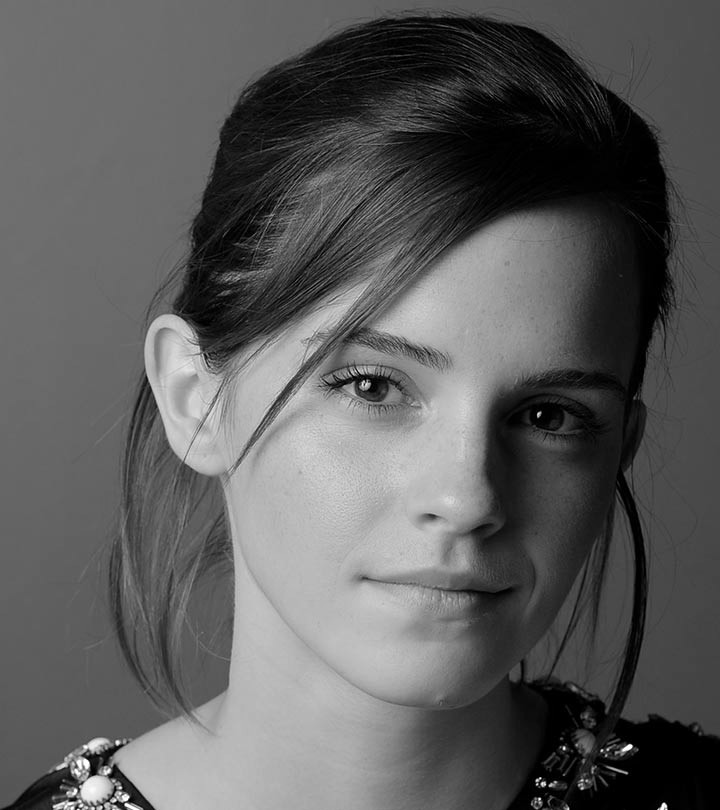
#> input picture emma_gray.jpg, 720 x 810 px, found by its file name
$ jupyter execute Assaignment_Q1.ipynb
#> lines starting #> are read from the running program, lines starting #| are printed output that depends on the picture
[cell 1]
#Question [01]

import cv2 as cv
import matplotlib.pyplot as plt
import numpy as np

f = cv.imread(r'C:\Users\ALPHAXANDER\Downloads\emma_gray.jpg')
#> f is the input picture: shape (810, 720, 3); min 0, max 255, mean 92.2
assert f is not None
t1 = np.linspace(0, 50, 50)
t2 = np.linspace(50,100,0)
t3 = np.linspace(100, 255, 100)
t4 = np.linspace(255,150,0)
t5 = np.linspace(150,255,106)

t = np.concatenate((t1, t2, t3, t4, t5), axis = 0).astype(np.uint8)
assert len(t) == 256

g = cv.LUT(f, t)
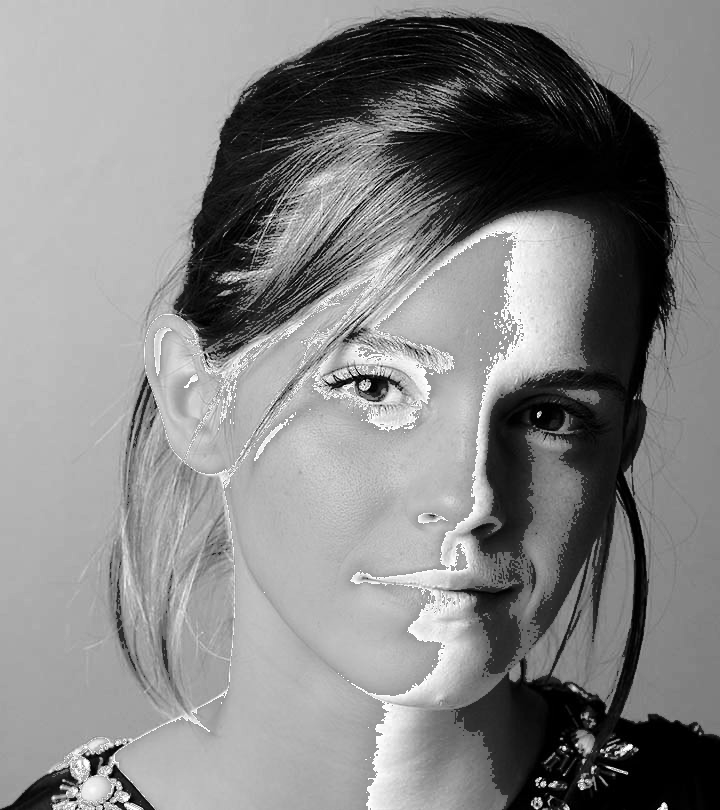
#> g: shape (810, 720, 3); min 0, max 255, mean 133.4
im = cv.cvtColor(g, cv.COLOR_BGR2RGB)

fig, ax = plt.subplots(1,3,figsize=(16,8))

ax[0].plot(t)
ax[0].set_title('Intensity Transformation')
ax[0].set_xlabel('Input intensity')
ax[0].set_ylabel('Output intensity')
ax[0].set_aspect('equal')
ax[1].imshow(f)
ax[1].set_title('The Original image')
ax[2].imshow(g)
ax[2].set_title('Transformed image')
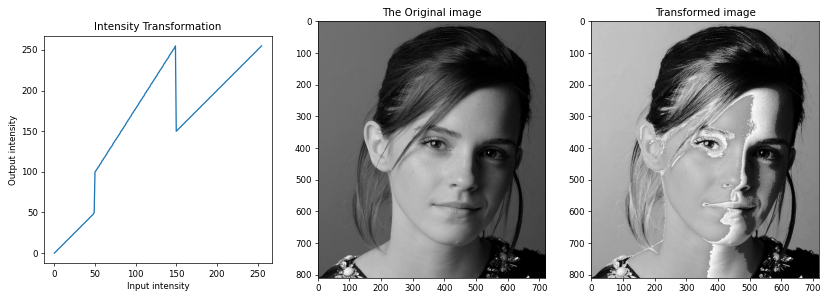
#> figure drawn by matplotlib, 3 panels; panel 1: curve peaks at x = 149, y = 255
